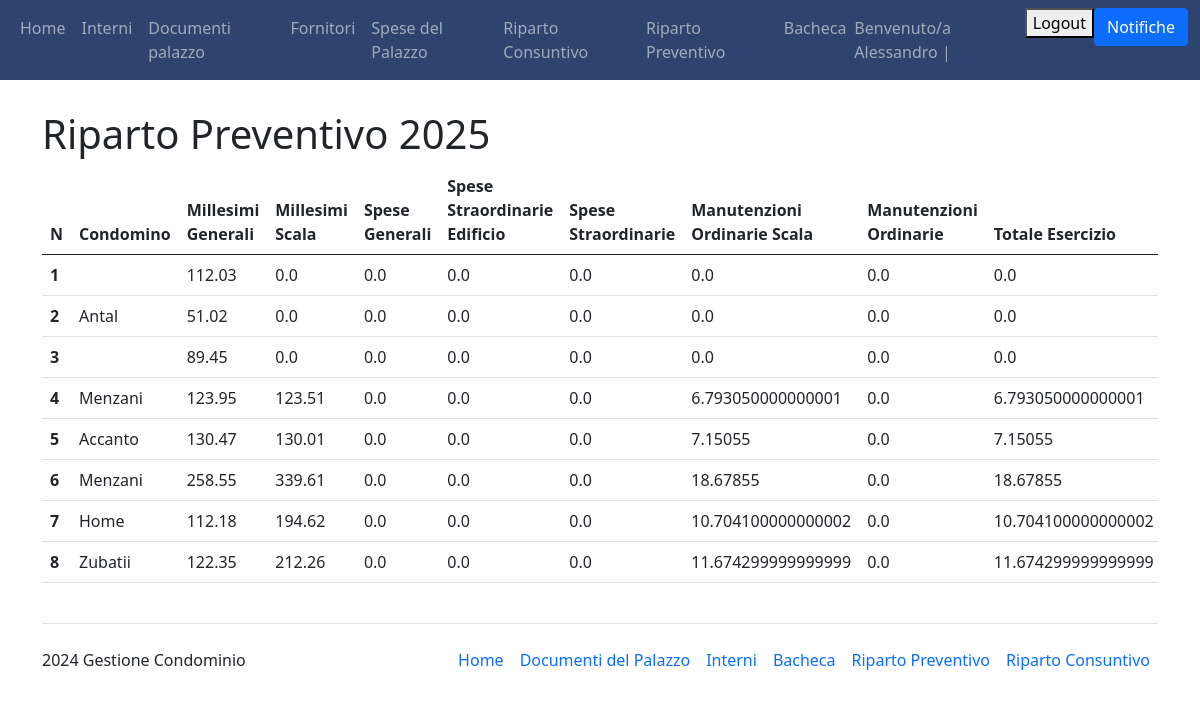
The app's page /riparto_preventivo/ (signed in) with its own data.
### Condominio/models.py (models this page shows, shortened)
class Interno(models.Model):
    condomino = models.ForeignKey(User, on_delete=models.PROTECT)
    palazzina = models.ForeignKey(Condominio, on_delete=models.PROTECT, default="Salgari")
    numero_interno = models.CharField(verbose_name="Numero Interno", max_length=50, primary_key=True)
    millesimi_generali = models.FloatField(verbose_name="Millesimi generali")
    millesimi_scala = models.FloatField(verbose_name="Millesimi Scala")
    in_affitto = models.BooleanField(verbose_name="In affitto")
    class Meta:
        ordering = ["numero_interno"]
        verbose_name_plural = "Interni"

class Spesa(models.Model):
    class Tipologie(models.TextChoices):
        LUCE_PALAZZINA="Luce Palazzina"
        SCALE_PALAZZINA="Scale Palazzina"
        MANUTENZIONE_ORDINARIA="Manutenzione Ordinaria"
        MANUTENZIONE_ORDINARIA_COMUNE="Manutenzione Ordinaria Comune"
        MANUTENZIONE_ORDINARIA_SCALA="Manutenzione Ordinaria Scala"
        SPESA_GENERALE="Spese Generali"
        SPESA_STRAORDINARIA="Spese Straordinarie"
        SPESA_STRAORDINARIA_EDIFICIO="Spesa Straordinaria Edificio"
        SPESA_STRAORDINARIA_SCALE="Spesa Straordinaria Scale"
        SPESA_STRAORDINARIA_ANTENNE="Spesa Straordinaria Antenne"
        SPESE_DIVERSE="Spese Diverse"
    fornitore=models.ForeignKey(Fornitore, on_delete=models.PROTECT, default=None)
    data=models.DateField("Data")
    tipologia=models.TextField("Tipologia", choices=Tipologie.choices, default=Tipologie.SPESE_DIVERSE, max_length=200)
    descrizione=models.CharField(default=None, max_length=200)
    assegnatario=models.ManyToManyField(Interno)
    importo=models.FloatField("Totale", default=0)
    class Meta:
        verbose_name_plural="Spese"

### Condominio/views.py (the view)
# urls.py: path("riparto_preventivo/", views.RipartoPreventivo, name="riparto_preventivo"),
@login_required(login_url='login')
def RipartoPreventivo(request):
    interni = Interno.objects.all()
    current_date = datetime.now()
    anno_successivo = current_date.year + 1
    ctx = {"interni": interni, "anno_successivo": anno_successivo}
    return render(request, "Condominio_main/riparto_preventivo.html", ctx)

### Condominio/templatetags/custom_tags.py (called while the page is built)
@register.filter(name="get_interno")
def get_interno(value):
    return value.numero_interno

@register.filter(name="get_cognome")
def get_cognome(value):
    condomino=value.condomino
    return condomino.last_name

@register.filter(name="get_millesimi_generali")
def get_millesimi_generali(value):
    return value.millesimi_generali

@register.filter(name="get_millesimi_scala")
def get_millesimi_scala(value):
    return value.millesimi_scala

@register.filter(name="get_spese_straordinarie_edifici")
def get_spese_straordinarie_edifici(value):
    current_date = datetime.datetime.now()
    current_year = current_date.year
    spese_straordinarie_edificio=Spesa.objects.filter(Q(tipologia="Spesa Straordinaria Edificio") & Q(data__year=current_year) & Q(assegnatario=value))
    totale_spese_straordinarie_edificio = 0
    for spesa in spese_straordinarie_edificio:
        totale_spese_straordinarie_edifici += spesa.importo
    return (totale_spese_straordinarie_edificio / 1000) * value.millesimi_generali

@register.filter(name="get_manutenzione_ordinaria_scala")
def get_manutenzione_ordinaria_scala(value):
    current_date = datetime.datetime.now()
    current_year = current_date.year
    spese_ordinarie_scale=Spesa.objects.filter(Q(tipologia="Manutenzione Ordinaria Scala") & Q(data__year=current_year) & Q(assegnatario=value))
    totale_ordinarie_scale = 0
    for spesa in spese_ordinarie_scale:
        totale_ordinarie_scale += spesa.importo
    return (totale_ordinarie_scale / 1000) * value.millesimi_scala

@register.filter(name="get_manutenzione_ordinaria")
def get_manutenzione_ordinaria(value):
    current_date = datetime.datetime.now()
    current_year = current_date.year
    spese_ordinarie=Spesa.objects.filter(Q(tipologia="Manutenzione Ordinaria") & Q(data__year=current_year) & Q(assegnatario=value))
    totale_ordinarie = 0
    for spesa in spese_ordinarie:
        totale_ordinarie += spesa.importo
    return (totale_ordinarie / 1000) * value.millesimi_generali

@register.filter(name="get_generali")
def get_generali(value):
    current_date = datetime.datetime.now()
    current_year = current_date.year
    spese_generali=Spesa.objects.filter(Q(tipologia="Spese Generali") & Q(data__year=current_year) & Q(assegnatario=value))
    totale_generali = 0
    for spesa in spese_generali:
        totale_generali += spesa.importo
    return (totale_generali / 1000) * value.millesimi_generali

### Condominio/templates/Condominio_main/riparto_preventivo.html (shortened to what this page needs)
{% extends 'Condominio_main/base.html' %}
{% block content %}
{% load mathfilters %}
{% load custom_tags %}
<h1 style="margin-top: 30px"> Riparto Preventivo {{anno_successivo}}</h1>
<div style="overflow-x:scroll;">
<table class="table">
    <thead>
      <tr>
        <th scope="col">N</th>
        <th scope="col">Condomino</th>
        <th scope="col">Millesimi Generali</th>
        <th scope="col">Millesimi Scala</th>
        <th scope="col">Spese Generali</th>
        <th scope="col">Spese Straordinarie Edificio</th>
        <th scope="col">Spese Straordinarie</th>
        <th scope="col">Manutenzioni Ordinarie Scala</th>
        <th scope="col">Manutenzioni Ordinarie</th>
        <th scope="col">Totale Esercizio</th>
      </tr>
    </thead>
    <tbody>
        {% for interno in interni %} {% comment %} Per ogni condomino io devo mostrare la SOMMA delle spese % millesimi{% endcomment %}
        <tr>
          <th scope="row">{{interno|get_interno}}</th>
          <td scope="row">{{interno|get_cognome}}</td>
          <td scope="row">{{interno|get_millesimi_generali}}</td>
          <td scope="row">{{interno|get_millesimi_scala}}</td>
          <td scope="row">{{interno|generali_previsionali}}</td>
          <td scope="row">{{interno|straordinarie_edifici_previsionali}}</td>
          <td scope="row">{{interno|straordinarie_previsionali}}</td>
          <td scope="row">{{interno|ordinarie_scala_previsionali}}</td>
          <td scope="row">{{interno|ordinarie_previsionali}}</td>
          <td scope="row">{{interno|totale_previsionali}}</td>
        </tr>
        {% endfor %}
    </tbody>
</table>
</div>
{% endblock %}

### Condominio/templates/Condominio_main/base.html (shortened to what this page needs)
<!DOCTYPE html>
<html lang="en">
<head>
    <link href="https://cdn.jsdelivr.net/npm/bootstrap@5.0.2/dist/css/bootstrap.min.css" rel="stylesheet">
    <link rel="stylesheet" href="https://cdn.jsdelivr.net/npm/bootstrap-icons@1.11.3/font/bootstrap-icons.min.css">
</head>
<body>
    <nav class="navbar navbar-expand-lg navbar-dark" style="background-color: #2E446E">
        <div class="container-fluid">
            <div>
                <ul class="navbar-nav">
                    <li class="nav-item">
                        <a class="nav-link" href="/home">Home</a>
                    </li>
                    {% if user.is_authenticated and  user.is_staff %}
                    <li class="nav-item">
                        <a class="nav-link" href="/interni">Interni</a>
                    </li>
                    <li class="nav-item">
                        <a class="nav-link" href="/documenti_palazzo">Documenti palazzo</a>
                    </li>
                    {% endif %}
                    {% if user.is_staff %}
                    <li class="nav-item">
                        <a class="nav-link" href="/fornitori">Fornitori</a>
                    </li>
                    {% endif %}
                    <li class="nav-item">
                        <a class="nav-link" href="/spesa">Spese del Palazzo</a>
                    </li>
                    <li class="nav-item">
                        <a class="nav-link" href="/riparto_consuntivo">Riparto Consuntivo</a>
                    </li>
                    <li class="nav-item">
                        <a class="nav-link" href="/riparto_preventivo">Riparto Preventivo</a>
                    </li>
                    <li class="nav-item">
                        <a class="nav-link" href="/bacheca">Bacheca</a>
                    </li>
                </ul>
            </div>
            <div>
                <ul class="navbar-nav">
                    {% if user.is_authenticated %}
                    {% if user.is_staff %}
                    <span class="navbar-text">Benvenuto/a {{user.first_name}} | </span>
                    {% else %}
                    <span class="navbar-text">Benvenuto/a <a href="{% url 'profilo' %}">{{user.first_name}}</a> | </span>
                    {% endif %}
                    <li class="nav-item">
                        <form action="{% url 'logout' %}" method="post">
                            <button type="submit">Logout</button>
                        </form>
                    </li>
                    <li class="nav-item">
                        <button class="btn btn-primary" type="button" data-bs-toggle="offcanvas" data-bs-target="#offcanvasRight" aria-controls="offcanvasRight">Notifiche</button>
                    </li>
                    {% else %}
                    <li class="nav-item">
                        <a class="nav-link" href="{% url 'login' %}">Login</a>
                    </li>
                    {% endif %}
                </ul>
            </div>
        </div>
    </nav>
    <div class="container">
        {% block content %}
        {% endblock  %}
    </div>
    {% if user.is_authenticated and user.is_staff %}
    <div class="container" style="margin: auto auto 0 auto">
        <footer class="d-flex flex-wrap justify-content-between align-items-center py-3 my-4 border-top">
          <p class="col-md-4 mb-0 text-body-secondary"> 2024 Gestione Condominio </p>
          <ul class="nav col-md-8 justify-content-end">
            <li class="nav-item"><a href="/home" class="nav-link px-2 text-body-secondary">Home</a></li>
            <li class="nav-item"><a href="/documenti_palazzo" class="nav-link px-2 text-body-secondary">Documenti del Palazzo</a></li>
            <li class="nav-item"><a href="/interni" class="nav-link px-2 text-body-secondary">Interni</a></li>
            <li class="nav-item"><a href="/bacheca" class="nav-link px-2 text-body-secondary">Bacheca</a></li>
            <li class="nav-item"><a href="/riparto_preventivo" class="nav-link px-2 text-body-secondary">Riparto Preventivo</a></li>
            <li class="nav-item"><a href="/riparto_consuntivo" class="nav-link px-2 text-body-secondary">Riparto Consuntivo</a></li>
          </ul>
        </footer>
    </div>
    {% endif %}
</body>
</html>

### records on screen
Interno: numero_interno "1", millesimi_generali "112.03", millesimi_scala "0.0", numero_interno+millesimi_generali "0.0", numero_interno+millesimi_scala "0.0", numero_interno+millesimi_generali+millesimi_scala "0.0"
Interno: numero_interno "2", condomino.last_name "Antal", millesimi_generali "51.02", millesimi_scala "0.0", numero_interno+millesimi_generali "0.0", numero_interno+millesimi_scala "0.0", numero_interno+millesimi_generali+millesimi_scala "0.0"
Interno: numero_interno "3", millesimi_generali "89.45", millesimi_scala "0.0", numero_interno+millesimi_generali "0.0", numero_interno+millesimi_scala "0.0", numero_interno+millesimi_generali+millesimi_scala "0.0"
Interno: numero_interno "4", condomino.last_name "Menzani", millesimi_generali "123.95", millesimi_scala "123.51", numero_interno+millesimi_generali "0.0", numero_interno+millesimi_scala "6.793050000000001", numero_interno+millesimi_generali+millesimi_scala "6.793050000000001"
Interno: numero_interno "5", condomino.last_name "Accanto", millesimi_generali "130.47", millesimi_scala "130.01", numero_interno+millesimi_generali "0.0", numero_interno+millesimi_scala "7.15055", numero_interno+millesimi_generali+millesimi_scala "7.15055"
Interno: numero_interno "6", condomino.last_name "Menzani", millesimi_generali "258.55", millesimi_scala "339.61", numero_interno+millesimi_generali "0.0", numero_interno+millesimi_scala "18.67855", numero_interno+millesimi_generali+millesimi_scala "18.67855"
Interno: numero_interno "7", condomino.last_name "Home", millesimi_generali "112.18", millesimi_scala "194.62", numero_interno+millesimi_generali "0.0", numero_interno+millesimi_scala "10.704100000000002", numero_interno+millesimi_generali+millesimi_scala "10.704100000000002"
Interno: numero_interno "8", condomino.last_name "Zubatii", millesimi_generali "122.35", millesimi_scala "212.26", numero_interno+millesimi_generali "0.0", numero_interno+millesimi_scala "11.674299999999999", numero_interno+millesimi_generali+millesimi_scala "11.674299999999999"

### other values on screen
{{ user.first_name }} "Alessandro"
